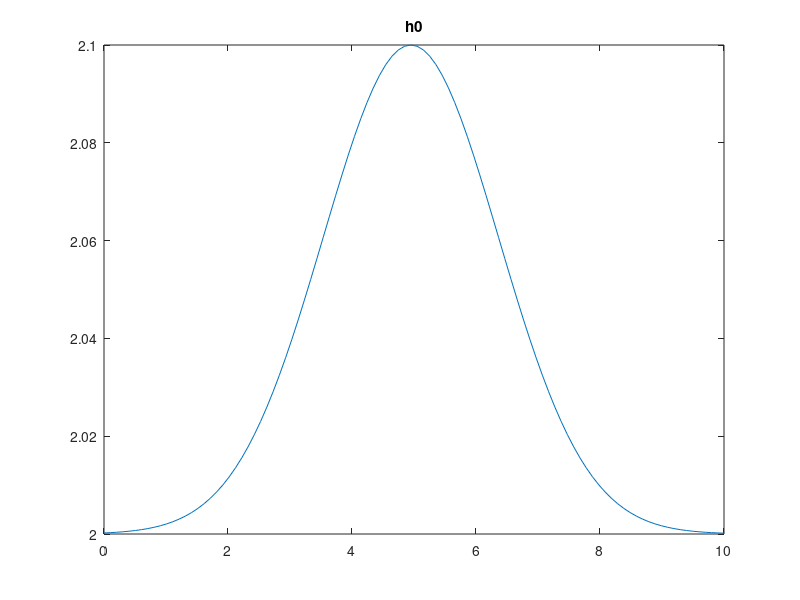
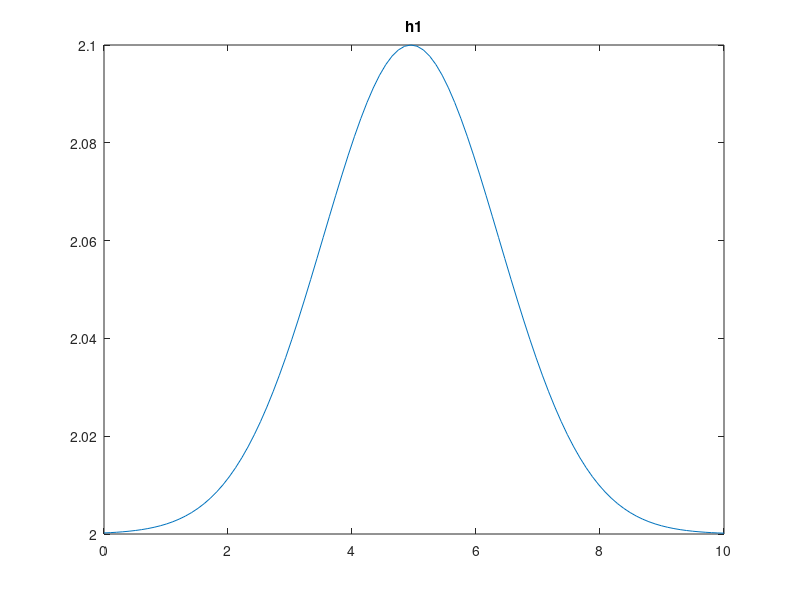
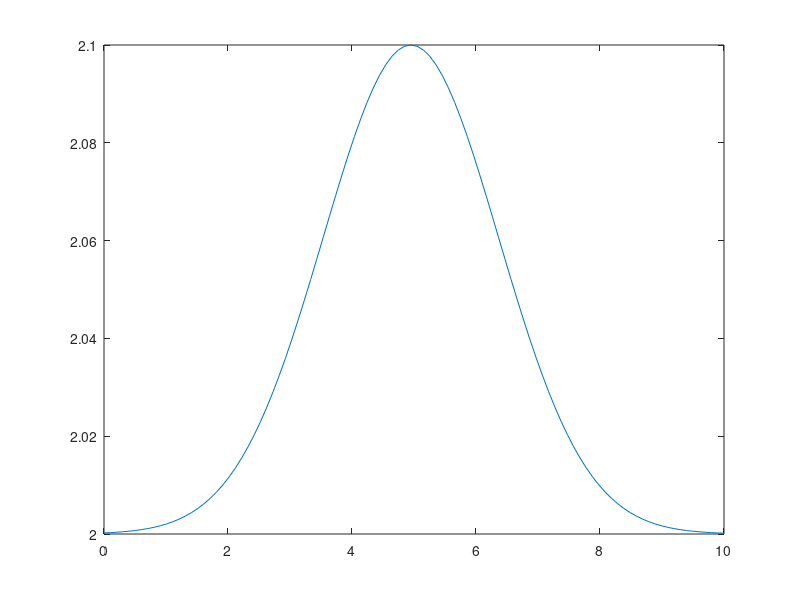
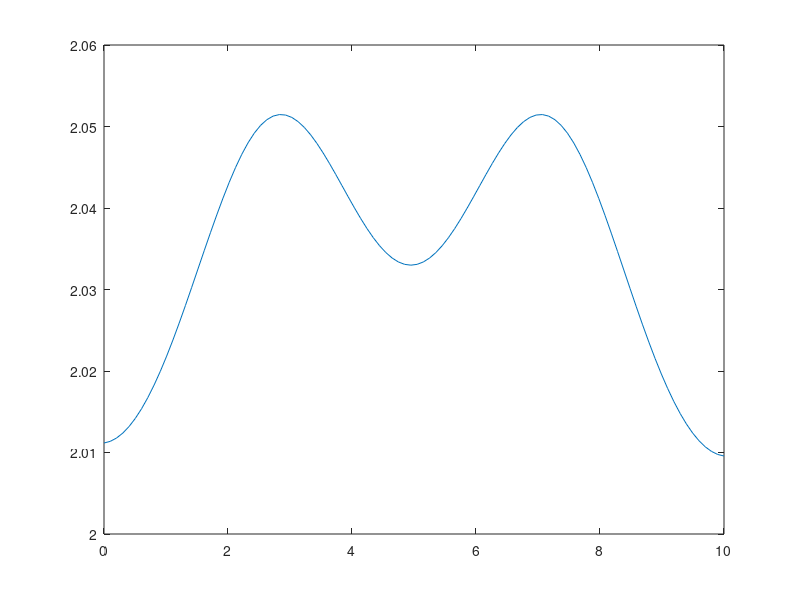

These charts were generated, in order, by the following MATLAB code:
close all;
clear all;
clc; 


%initialize height fields, start with 1D

N=100; 

h0=zeros(N,1);
h1=zeros(N,1); 


g=2;
dx=0.1;
dt=0.01; 

xmax=10; 
x=linspace(0,xmax,N);
dx=x(1,2)-x(1,1); 

b0=1.5; 

%initialize uniform depth 
b=ones(N,1)*b0; 

sig=xmax/5; 

for n=1:1:100
    
    %this creates gaussian wave initial condition 
    %h0(n,1)=2+0.2*exp(-(x(1,n)-x(1,N/4))^2/sig^2);
    %h1(n,1)=h0(n,1);
    
    h0(n,1)=2+0.1*exp(-(x(1,n)-x(1,N/2))^2/sig^2);
    h1(n,1)=h0(n,1);
    
    %h0(n,1)=2+0.2*sin(2*pi*omega*(x(1,n)-dt*(g/b0)^0.5));  %lets specify initial conditions for traveling wave  
    %h1(n,1)=2+0.2*sin(2*pi*omega*x(1,n)); 
    %h0(n,1)=h0(n,1)+0*sin(omega*n);  %initialize some random wave 
end

%{
for n=50:1:100
    h0(n,1)=2+0.0*sin(2*pi*omega*(x(1,n)-dt*(g/b0)^0.5));  %lets specify initial conditions for traveling wave  
    h1(n,1)=2+0.0*sin(2*pi*omega*x(1,n)); 
    %h0(n,1)=h0(n,1)+0*sin(omega*n);  %initialize some random wave 
end
%}

figure;
plot(x,h0);
title('h0');

figure;
plot(x,h1);
title('h1');

stepdiv=200; 
steps=1600; 

for n=1:1:steps
   
    %compute depth
    
    d=h1-b; 
    
    %compute A-matrix for implicit time-stepping
    
    A=sparse(N,N); 
    A(1,1)=1+g*dt^2*(d(1,1)+d(2,1) )/(2*dx^2); 
    A(N,N)=1+g*dt^2*(d(N,1)+d(N-1,1) )/(2*dx^2); 
    
    %fill in other elements along the diagonal
    for nx=2:1:(N-1) 
       A(nx,nx)= 1+g*dt^2*(d(nx-1,1)+2*d(nx,1)+d(nx+1,1) )/(2*dx^2); 
    end
   
    %fill in elements to right and left of diagonal
    for nx=1:1:(N-1)
        A(nx,nx+1)=-g*dt^2*(d(nx,1)+d(nx+1,1))/(2*dx^2); 
        A(nx+1,nx)=-g*dt^2*(d(nx,1)+d(nx+1,1))/(2*dx^2); 
    end
    
    %now we solve for next forward step 
    
    disp(h0);
    disp(h1); 
    
    hnew=A\(2*h1-h0); 
    
    h0=h1;
    h1=hnew; 
    
    if(mod(n-1,stepdiv)==0)
        figure;
        plot(x,h1); 
        %ylim([2-0.4,2+0.4]); 
        pause(0.05); 
    end
    
end








